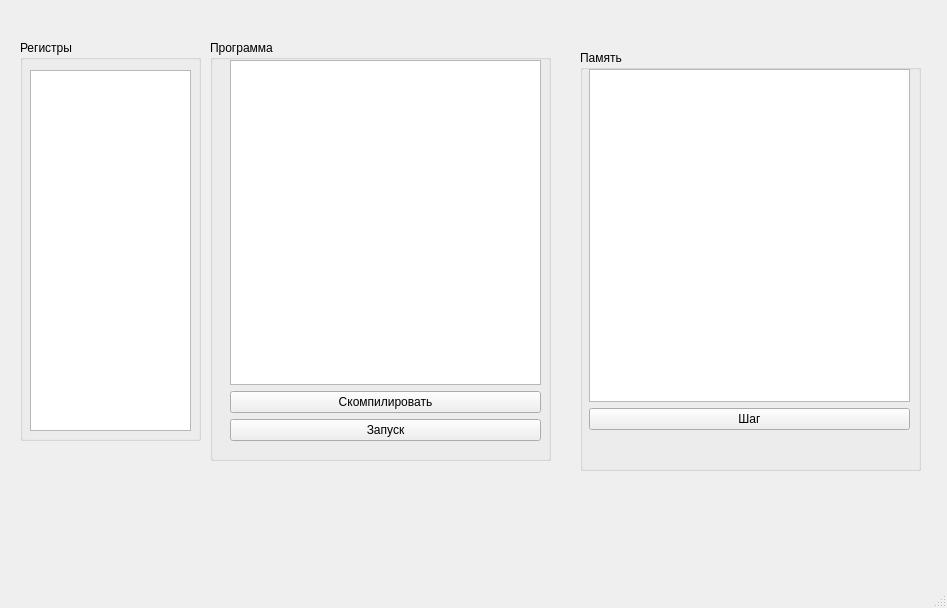
<?xml version="1.0" encoding="UTF-8"?>
<ui version="4.0">
 <class>MainWindow</class>
 <widget class="QMainWindow" name="MainWindow">
  <property name="geometry">
   <rect>
    <x>0</x>
    <y>0</y>
    <width>947</width>
    <height>608</height>
   </rect>
  </property>
  <property name="windowTitle">
   <string>MainWindow</string>
  </property>
  <widget class="QWidget" name="centralwidget">
   <widget class="QGroupBox" name="programmGroup">
    <property name="geometry">
     <rect>
      <x>210</x>
      <y>40</y>
      <width>341</width>
      <height>421</height>
     </rect>
    </property>
    <property name="title">
     <string>Программа</string>
    </property>
    <widget class="QWidget" name="verticalLayoutWidget">
     <property name="geometry">
      <rect>
       <x>20</x>
       <y>20</y>
       <width>311</width>
       <height>381</height>
      </rect>
     </property>
     <layout class="QVBoxLayout" name="verticalLayout">
      <item>
       <widget class="CodeEditor" name="programmText"/>
      </item>
      <item>
       <widget class="QPushButton" name="compileButton">
        <property name="text">
         <string>Скомпилировать</string>
        </property>
       </widget>
      </item>
      <item>
       <widget class="QPushButton" name="runButtton">
        <property name="text">
         <string>Запуск</string>
        </property>
       </widget>
      </item>
     </layout>
    </widget>
   </widget>
   <widget class="QGroupBox" name="registersGroup">
    <property name="geometry">
     <rect>
      <x>20</x>
      <y>40</y>
      <width>181</width>
      <height>401</height>
     </rect>
    </property>
    <property name="title">
     <string>Регистры</string>
    </property>
    <widget class="QWidget" name="verticalLayoutWidget_2">
     <property name="geometry">
      <rect>
       <x>10</x>
       <y>30</y>
       <width>161</width>
       <height>361</height>
      </rect>
     </property>
     <layout class="QVBoxLayout" name="registersLayout">
      <item>
       <widget class="QTableWidget" name="registersTable"/>
      </item>
     </layout>
    </widget>
   </widget>
   <widget class="QGroupBox" name="memoryGroup">
    <property name="geometry">
     <rect>
      <x>580</x>
      <y>50</y>
      <width>341</width>
      <height>421</height>
     </rect>
    </property>
    <property name="title">
     <string>Память</string>
    </property>
    <widget class="QWidget" name="verticalLayoutWidget_3">
     <property name="geometry">
      <rect>
       <x>9</x>
       <y>19</y>
       <width>321</width>
       <height>361</height>
      </rect>
     </property>
     <layout class="QVBoxLayout" name="memoryLayout">
      <item>
       <widget class="QTableWidget" name="memoryTable"/>
      </item>
      <item>
       <widget class="QPushButton" name="stepButton">
        <property name="text">
         <string>Шаг</string>
        </property>
       </widget>
      </item>
     </layout>
    </widget>
   </widget>
  </widget>
  <widget class="QMenuBar" name="menubar">
   <property name="geometry">
    <rect>
     <x>0</x>
     <y>0</y>
     <width>947</width>
     <height>22</height>
    </rect>
   </property>
  </widget>
  <widget class="QStatusBar" name="statusbar"/>
 </widget>
 <customwidgets>
  <customwidget>
   <class>CodeEditor</class>
   <extends>QPlainTextEdit</extends>
   <header>codeeditor.h</header>
  </customwidget>
 </customwidgets>
 <resources/>
 <connections/>
</ui>
